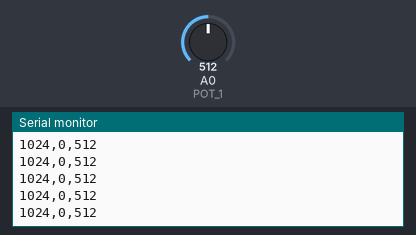
A sketch run on a simulated Arduino Uno, built with avr-gcc and run on an emulated ATmega328P. On the bench: the last lines printed to the serial monitor. The test bench sets the inputs (shaded band); at power-on: A0 (POT_1) = 512.

Above: at 1.2 s.
1.3 s: A0 (POT_1) set to 716
At 2.1 s:
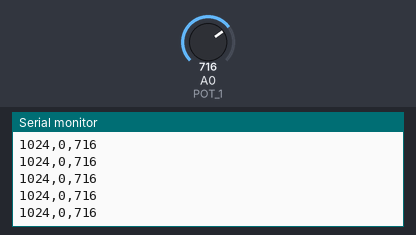
2.8 s: A0 (POT_1) set to 900
At 3.5 s:
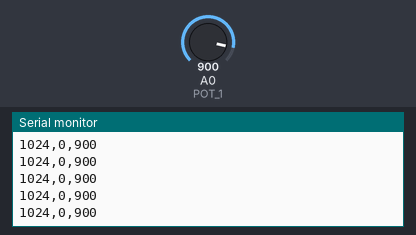
Timing chart, 0 to 5.8 s (numbered marks = the images above; inputs shaded):
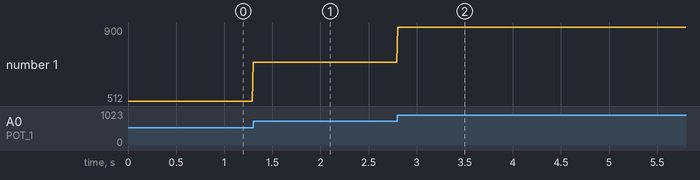

The sketch:

adc_hal.ino
```cpp
#define POT_1 A0
#define TIMER_COMPARE_VALUE 625 //100ms

volatile char gFlag = 0;
int gPot_1 = 0;

void setup() {
  // Initialize analog input
  pinMode(POT_1, INPUT);

  // Initialize serial port
  Serial.begin(115200);

  // Configure ADC
  ADMUX |= (1 << REFS0);                                // use AVCC as ref voltage
  ADCSRB = (1 << ADTS2) | (1 << ADTS0);                 // trigger source: timer/counter 1 compare match B
  ADCSRA |= (1 << ADPS2) | (1 << ADPS1) | (1 << ADPS0); // ADC prescalar: 128

  // Configure Timer1
  noInterrupts();

  TCCR1A = 0;
  TCCR1B = 0;
  OCR1A = TIMER_COMPARE_VALUE;  // compare match register
  OCR1B = TIMER_COMPARE_VALUE;  // compare same value to COMPB
  TCCR1B |= (1 << WGM12);       // CTC mode
  TCCR1B |= (1 << CS12);        // 256 prescaler
  TIMSK1 |= (1 << OCIE1B);      // enable timer compare interrupt

  ADCSRA |= (1 << ADATE);                             // enable adc automatic triggering
  ADCSRA |= (1 << ADEN) | (1 << ADIE) | (1 << ADSC);  // start the adc

  interrupts();
}

void loop() {
  // put your main code here, to run repeatedly:
  if (gFlag) {
    // reset isr flag
    gFlag = 0;

    // print value
    Serial.print(1024);
    Serial.print(",");
    Serial.print(0);
    Serial.print(",");
    Serial.println(gPot_1);
  }
}

ISR(ADC_vect) {
  // set isr flag
  gFlag = 1;

  // read the result from the ADC macro
  gPot_1 = ADC;
}

EMPTY_INTERRUPT(TIMER1_COMPB_vect);
```

Measured:
- after the input at 1.3 s, the serial monitor: prints a new line at once (image 1)
- after the input at 2.8 s, the serial monitor: prints a new line at once (image 2)
- plotted number 1: 512 → 716 after the input at 1.3 s, 716 → 900 after the input at 2.8 s
